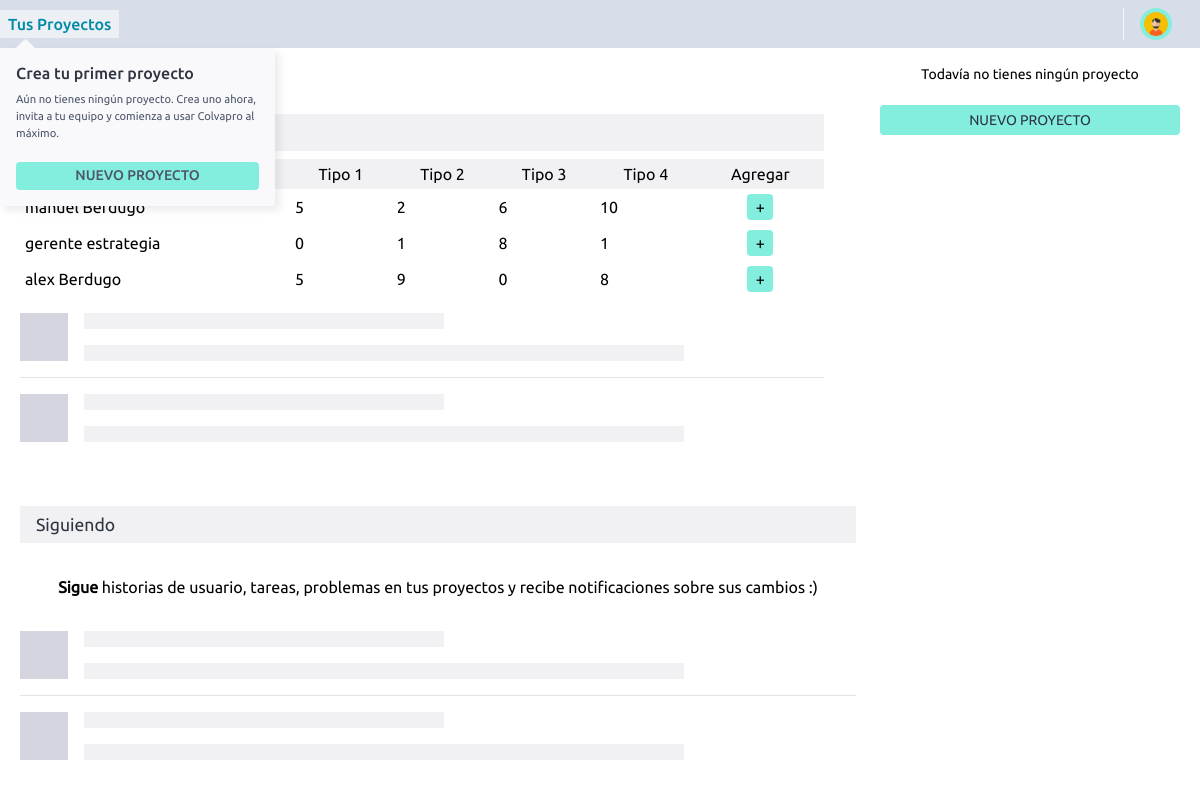
Screenshot of /project/administrator with the database file from the repository.
### gestor/models.py (models this page shows)
class Usuario(models.Model):
    usuario = models.ForeignKey(User, on_delete=models.CASCADE)
    ROLES = (
        ('administrador', 'Administrador'),
        ('gerente', 'Gerente'),
        ('miembro', 'Miembro'),
    )
    rol = models.CharField(max_length=20, choices=ROLES)
    equipos = models.ManyToManyField('Equipo', related_name='miembros')

### gestor/views.py (the view)
# urls.py: path('project/administrator',inicio_administrador,name='inicio_administrator'),
def inicio_administrador(request):
    usuarios = Usuario.objects.select_related('usuario').filter(rol='gerente')
    tipos_proyecto = ['Tipo I', 'Tipo II', 'Tipo III', 'Tipo IV']  # Lista de tipos de proyecto
    proyectos_por_usuario = {}
    for usuario in usuarios:
        proyectos_por_usuario[usuario] = {
            'tipo1': random.randint(0, 10),
            'tipo2': random.randint(0, 10),
            'tipo3': random.randint(0, 10),
            'tipo4': random.randint(0, 10),
        }
    context = {
        'proyectos_por_usuario': proyectos_por_usuario,
        'tipos_proyecto': tipos_proyecto,
    }
    return render(request, './user/inicio_administrador.html', context)

### templates/user/inicio_administrador.html (shortened to what this page needs)
<!DOCTYPE html>
<html lang="es">
<head>
    {% load static %}
    <link rel="stylesheet" href="{% static './css/theme-taiga.css' %}">
</head>
<body>
    <div tg-navigation-bar="" ng-if="!errorHandling.showingError">
        <nav ng-if="vm.isEnabledHeader" class="navbar">
            <div class="nav-left">
                <div tg-dropdown-project-list="tg-dropdown-project-list" class="topnav-dropdown-wrapper">
                    <div class="dropdown-project-list">
                        <a href="" title="Proyectos" tg-nav="projects" class="dropdown-project-list-projects">
                            Tus Proyectos
                        </a>
                        <div class="navbar-dropdown">
                            <div>
                                <h2>Crea tu primer proyecto</h2>
                                <p class="dropdown-project-list-desc">Aún no tienes ningún proyecto. Crea uno ahora,
                                    invita a tu equipo y comienza a usar Colvapro al máximo.</p>
                                <div class="create-options">
                                    <a href="{% url 'crearprojecto' %}" title="Nuevo proyecto"
                                        class="create-project-btn button-primary"><span>Nuevo proyecto</span></a>
                                </div>
                            </div>
                        </div>
                    </div>
                </div>
            </div>
            <div tg-dropdown-user="tg-dropdown-user">
                <div class="dropdown-user-inner">
                    <div class="dropdown-user-navbar"><a tg-nav="profile" title="mike" class="user-avatar"
                            href="http://localhost:9000/profile"><img tg-avatar="vm.user" alt="mike"
                                src="{% static './media/user-avatar-05.png' %}" title="mike"
                                style="background: rgb(183, 203, 131);"></a>
                        <button class="chevron">
                        </button>
                    </div>
                </div>
            </div>
        </nav>
    </div>
    <div ng-if="!errorHandling.showingError">
        <div ng-view="" class="master">
            <div class="home-wrapper centered">
                <div class="duty-summary">
                    <h1>Tablero de Proyectos</h1>
                    <tg-working-on class="dashboard-container">
                        <section class="working-on-container">
                            <header>
                                <h2 class="title-bar working-on-title">Trabajando en</h2>
                            </header>
                            <div ng-if="vm.assignedTo != undefined &amp;&amp; vm.assignedTo.size === 0"
                                class="working-on-empty">
                                <div class="contable">
                                    <table class="tableType">
                                    <thead>
                                        <tr>
                                            <th>Nombre</th>
                                            <th>Tipo 1</th>
                                            <th>Tipo 2</th>
                                            <th>Tipo 3</th>
                                            <th>Tipo 4</th>
                                            <th>Agregar</th>
                                        </tr>
                                    </thead>
                                    <tbody>
                                        {% for usuario, proyectos_por_tipo in proyectos_por_usuario.items %}
                                        <tr>
                                            <td>{{ usuario.usuario.first_name }} {{ usuario.usuario.last_name }}</td>
                                            <td>{{ proyectos_por_tipo.tipo1 }}</td>
                                            <td>{{ proyectos_por_tipo.tipo2 }}</td>
                                            <td>{{ proyectos_por_tipo.tipo3 }}</td>
                                            <td>{{ proyectos_por_tipo.tipo4 }}</td>
                                            <td class="conAdd"><button class="tableType-btn">+</button></td>
                                        </tr>
                                        {% endfor %}
                                    </tbody>
                                </table>
                                </div>
                                <div class="empty-ticket">
                                    <div class="avatar"></div>
                                    <div class="data">
                                        <div class="line"></div>
                                        <div class="line"></div>
                                    </div>
                                </div>
                                <div class="empty-ticket">
                                    <div class="avatar"></div>
                                    <div class="data">
                                        <div class="line"></div>
                                        <div class="line"></div>
                                    </div>
                                </div>
                            </div>
                        </section>
                        <section class="watching-container">
                            <header>
                                <h2 class="title-bar watching-title">Siguiendo</h2>
                            </header>
                            <div ng-if="vm.watching != undefined &amp;&amp; vm.watching.size === 0"
                                class="watching-empty">
                                <p><strong>Sigue</strong> historias de usuario, tareas, problemas en tus proyectos y
                                    recibe notificaciones sobre sus cambios :)</p>
                                <div class="empty-ticket">
                                    <div class="avatar"></div>
                                    <div class="data">
                                        <div class="line"></div>
                                        <div class="line"></div>
                                    </div>
                                </div>
                                <div class="empty-ticket">
                                    <div class="avatar"></div>
                                    <div class="data">
                                        <div class="line"></div>
                                        <div class="line"></div>
                                    </div>
                                </div>
                            </div>
                        </section>
                    </tg-working-on>
                </div>
                <aside tg-home-project-list="" class="project-list">
                    <section ng-if="vm.projects != undefined &amp;&amp; vm.projects.size === 0" class="projects-empty">
                        <p>Todavía no tienes ningún proyecto</p>
                        <a variant="primary" href="{% url 'asignar' %}" title="Crear proyecto"
                            class="btn-small create-project-button">Nuevo proyecto</a>
                    </section>
                </aside>
            </div>
        </div>
    </div>
</body>
</html>

### templates/user/inicio_administrador.html (style rules this page uses)
.home-wrapper .dashboard-container { display: block; }
.centered { max-width: none; }
.tableType { border: 1px sólido #83eede; border-collapse: colapso; padding: 5px; width: 100%; }
.tableType th { border: 1px sólido #83eede; padding: 5px; background: #f1f1f4; }
.tableType td { border: 1px sólido #83eede; padding: 5px; }
td.conAdd { display: flex; justify-content: center; align-items: center; }
.tableType-btn { background-color: #83eede; border-radius: 4px; height: 26px; transition: all .4s ease; width: 26px; }

### rows the page displays
Usuario: usuario.first_name "manuel", usuario.last_name "Berdugo", tipo1 "5", tipo2 "2", tipo3 "6", tipo4 "10"
Usuario: usuario.first_name "gerente", usuario.last_name "estrategia", tipo1 "0", tipo2 "1", tipo3 "8", tipo4 "1"
Usuario: usuario.first_name "alex", usuario.last_name "Berdugo", tipo1 "5", tipo2 "9", tipo3 "0", tipo4 "8"
